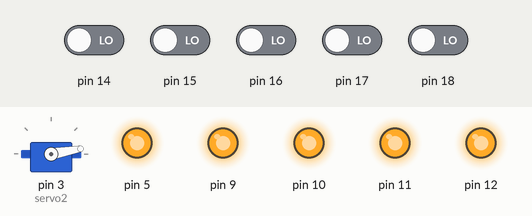
Simulated run of this sketch. Board: Arduino Uno, built with avr-gcc and run on an emulated ATmega328P. Parts: servo, output pins drawn as LEDs (lit = HIGH). The inputs (shaded band) are chosen by the test bench; at power-on: pin 14–18 LOW.

Above: at 1.2 s.
1.3 s: pin 14 driven HIGH
At 2.5 s:
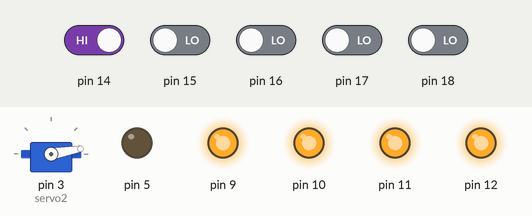
2.8 s: pin 15 driven HIGH
At 4.0 s:
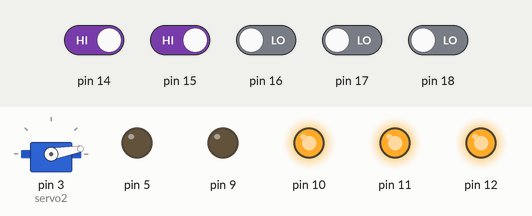
4.3 s: pin 16 driven HIGH
At 5.3 s:
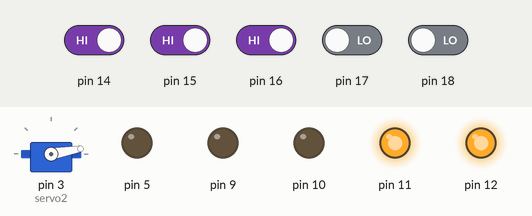
5.8 s: pin 17 driven HIGH
At 7.0 s:
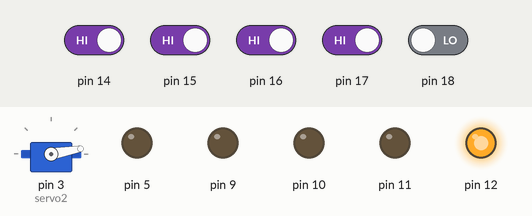
7.3 s: pin 18 driven HIGH
At 8.3 s:
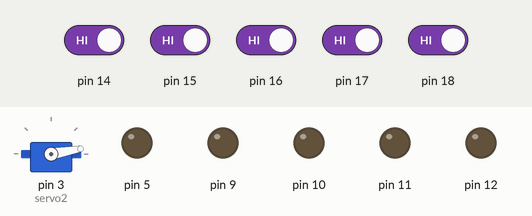
8.8 s: pin 14 driven LOW
At 9.4 s:
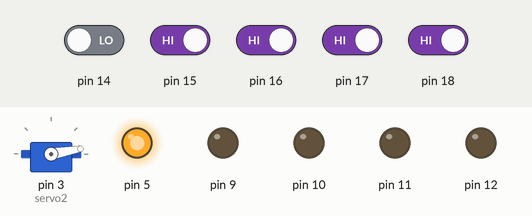
Timing chart, 0 to 11.3 s (numbered marks = the images above; inputs shaded):
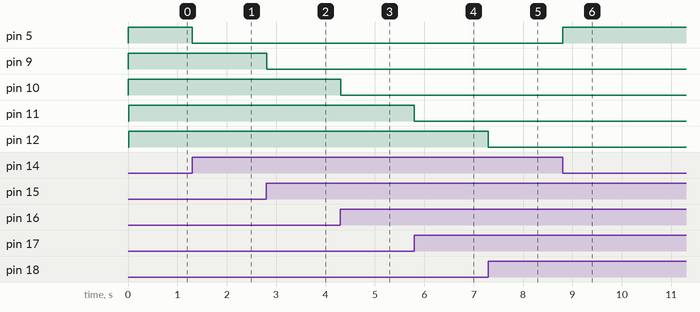

The sketch:

touchModule.ino
```cpp
#include <Servo.h>

// Variable Setup
int capValue[5];
int capSense[5];
int ledPins[5];
Servo servo1;
int servo_1_angle;
Servo servo2;
int servo_2_angle;

void setup() {

  // Pin designation
  capSense[0] = 14; // (should be moved to analog read if we want to measure anything)
  capSense[1] = 15; // (A0-A4)
  capSense[2] = 16;
  capSense[3] = 17;
  capSense[4] = 18;
  ledPins[0] = 5; //These are analog out pins (PWM)
  ledPins[1] = 9;
  ledPins[2] = 10;
  ledPins[3] = 11;
  ledPins[4] = 12;

  //servo1.attach(7);
  servo2.attach(3);
  servo_1_angle = 0;
  servo_2_angle = 10;
  //servo1.write(servo_1_angle);
  servo2.write(servo_2_angle);

  // Set up pin I/O
  for (int i=0;i<5;i++) {
    pinMode(capSense[i], INPUT);
    pinMode(ledPins[i], OUTPUT);
  }

  // Initialize Serial
  Serial.begin(9600);
}

void loop() {

  // Trigger LEDs with Capacitor Touch Values
  for (int i=0;i<5;i++) { // looping through all sensor inputs

    capValue[i] = digitalRead(capSense[i]); // get value from capacitor sensor

    if (capValue[i] != 0) { // High recieved
      digitalWrite(ledPins[i], LOW);

    } else { // Low received
      digitalWrite(ledPins[i], HIGH);
        /*
        if (i == 1) {
          servo_1_angle++;
          if (servo_1_angle >= 360) {
            servo_1_angle = 0;
            }
          servo1.write(servo_1_angle);
          delay(15);
        }
        */
        if (i == 2) {
          servo_2_angle++;
          if (servo_2_angle > 180) {
            servo_2_angle = 10;
            }
          if (servo_2_angle <= 10) {servo_2_angle = 180;}
          servo1.write(servo_2_angle);
          delay(15);
        }

    }
  }
}
```

Measured:
- after the input at 1.3 s, pin 5: HIGH → LOW at once
- after the input at 2.8 s, pin 9: HIGH → LOW at once
- after the input at 4.3 s, pin 10: HIGH → LOW at once
- after the input at 5.8 s, pin 11: HIGH → LOW at once
- after the input at 7.3 s, pin 12: HIGH → LOW at once
- after the input at 8.8 s, pin 5: LOW → HIGH at once
